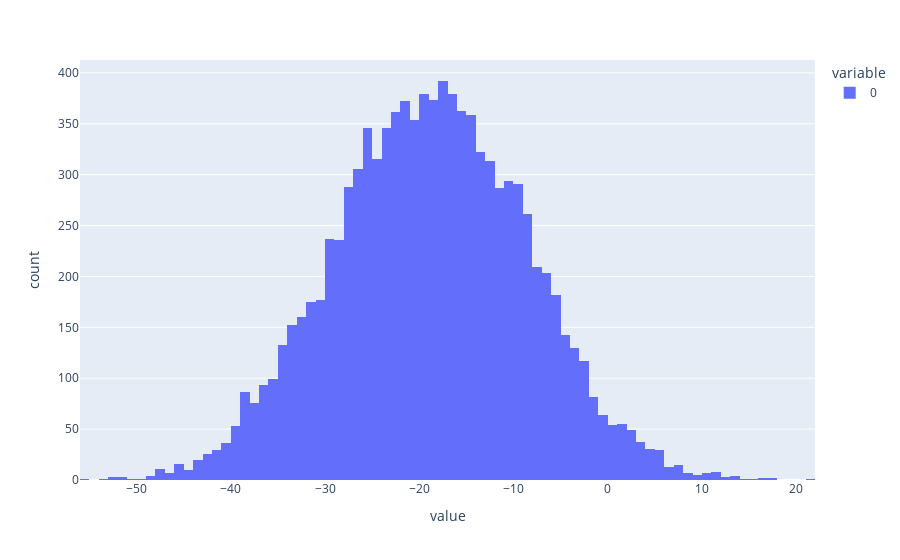

Here is the notebook cell this chart was saved with:
### Code cell
# Simulação de Monte Carlo
n_simulations = 10000
std_dev = df['Taxa de Rejeição (%)'].std()

# Gerar efeitos simulados como uma distribuição normal centrada na diferença observada
simulated_effects = np.random.normal(loc=observed_difference, scale=std_dev, size=n_simulations)
px.histogram(simulated_effects)

### Figure 1 — Plotly figure (JSON) as saved in the notebook; plotly's stock layout.template omitted (floating-point values rounded to 4 significant figures; data arrays with more than 128 entries replaced by an {"elided": "..."} marker saying what was removed)
{"data": [{"alignmentgroup": "True", "bingroup": "x", "hovertemplate": "variable=0<br>value=%{x}<br>count=%{y}<extra></extra>", "legendgroup": "0", "marker": {"color": "#636efa", "pattern": {"shape": ""}}, "name": "0", "offsetgroup": "0", "orientation": "v", "showlegend": true, "type": "histogram", "x": {"elided": "10000 float values"}, "xaxis": "x", "yaxis": "y"}], "layout": {"barmode": "relative", "legend": {"title": {"text": "variable"}, "tracegroupgap": 0}, "margin": {"t": 60}, "xaxis": {"anchor": "y", "domain": [0, 1], "title": {"text": "value"}}, "yaxis": {"anchor": "x", "domain": [0, 1], "title": {"text": "count"}}}}
